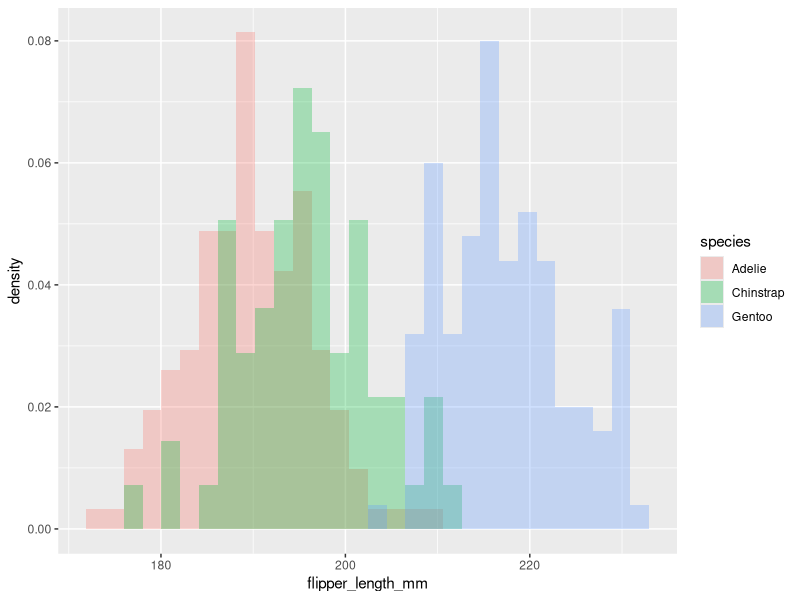
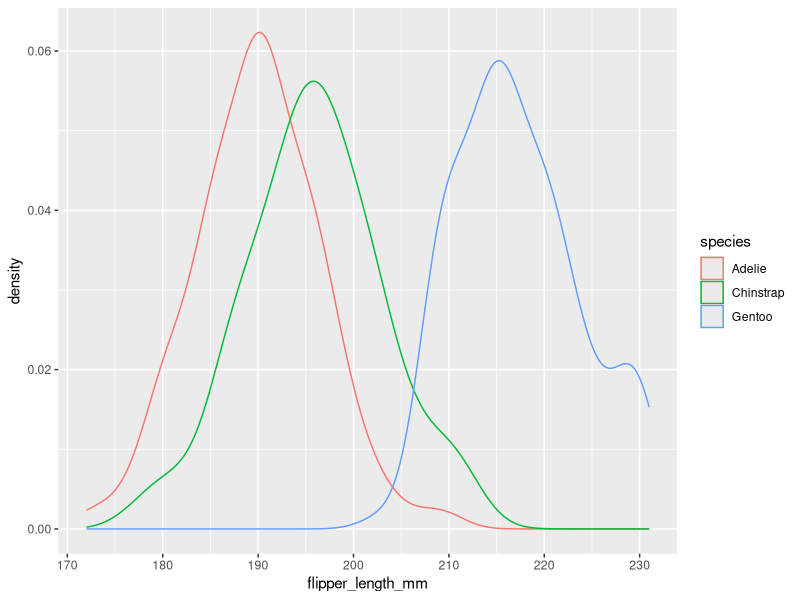
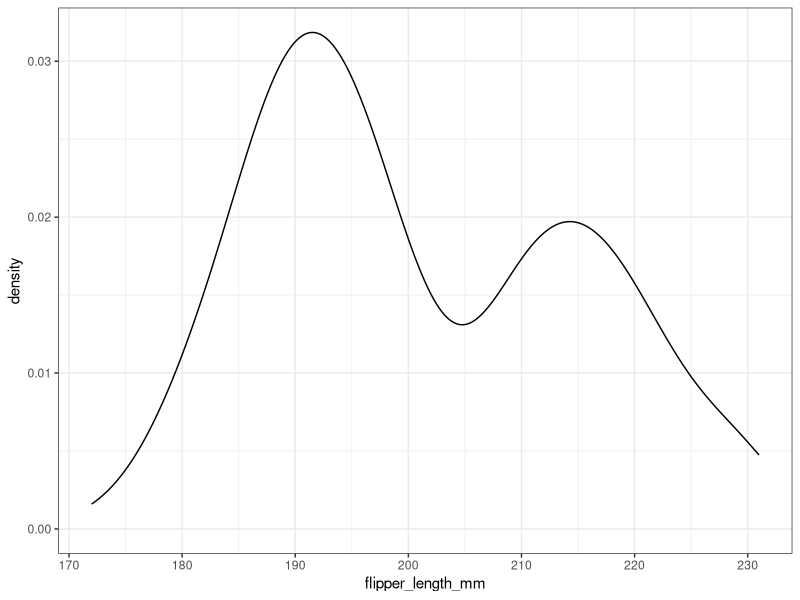
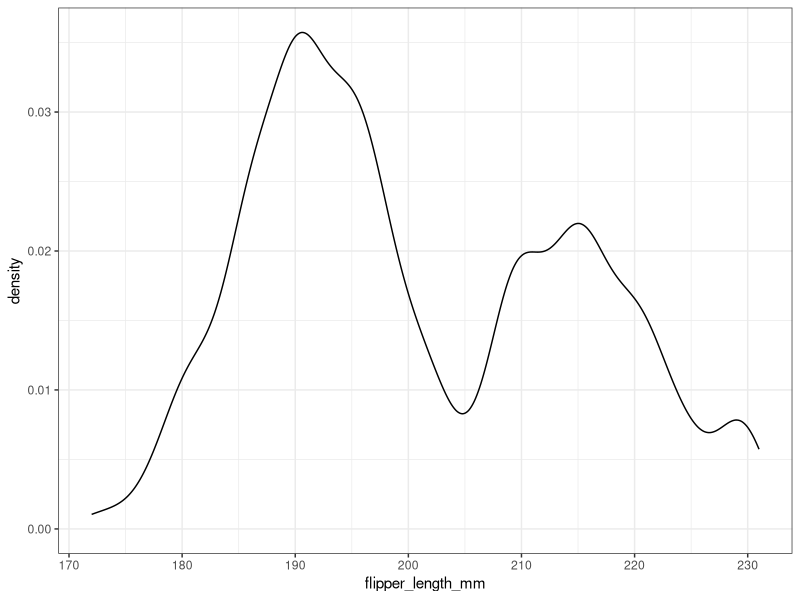
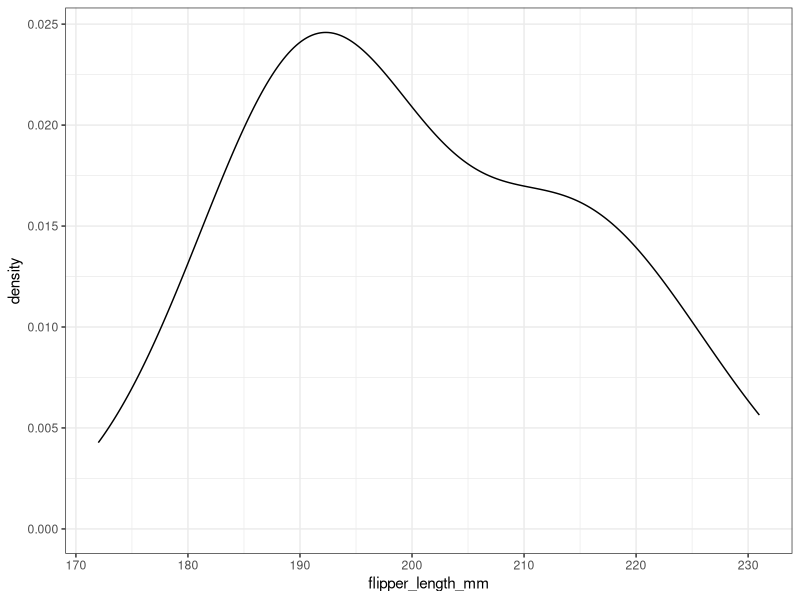
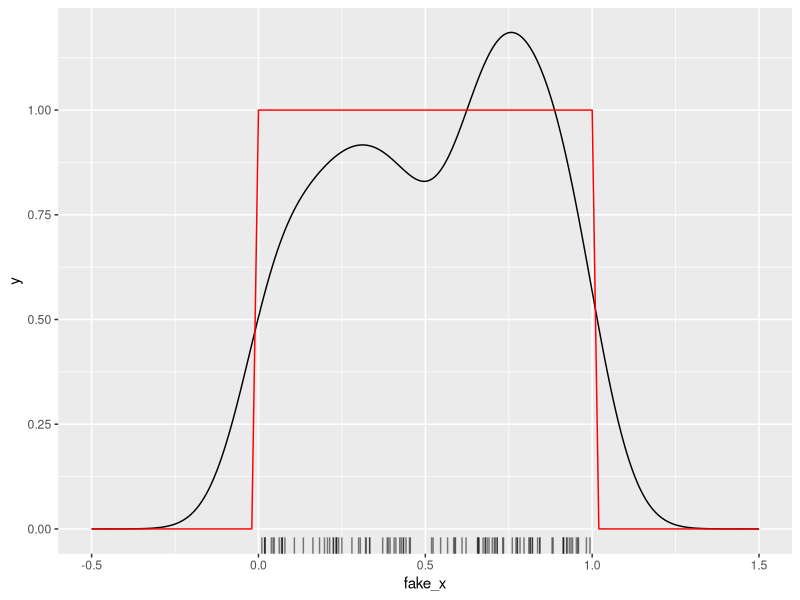
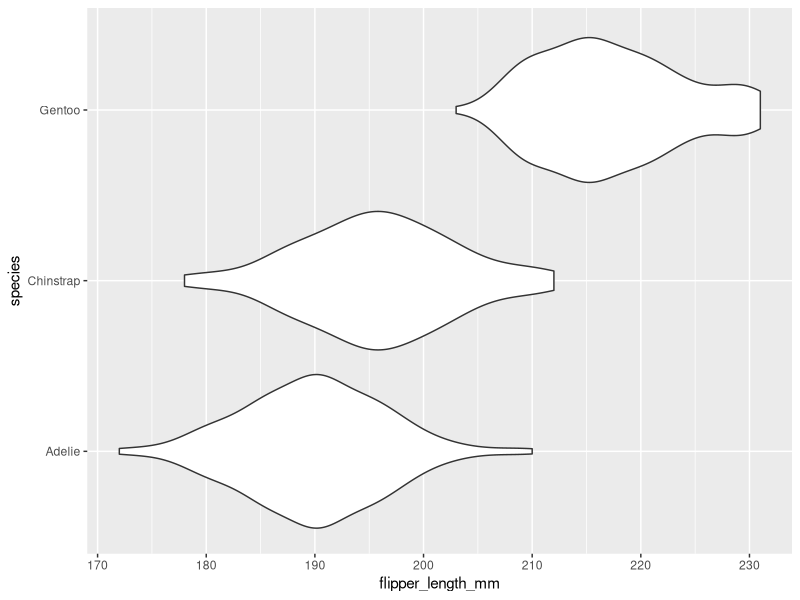
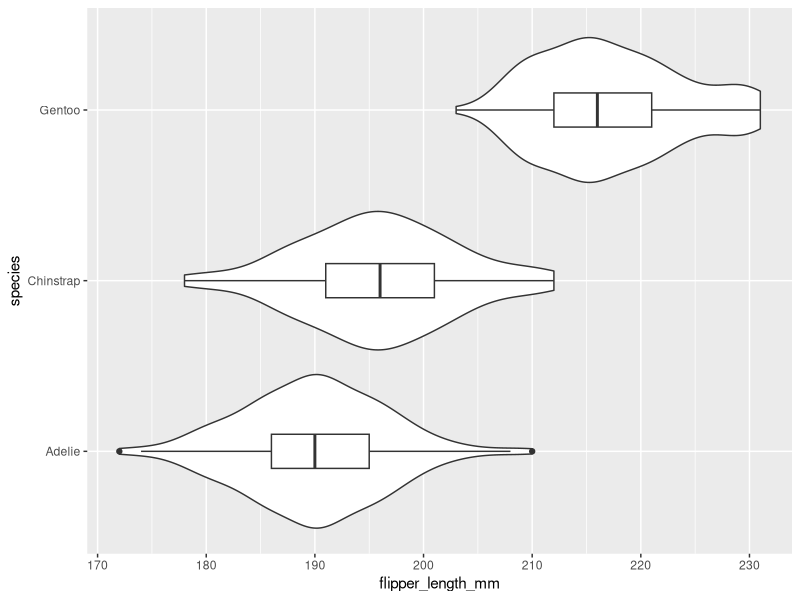

Reproduce these figures in R, in order.
## ---- chunk 1
#| include: false
knitr::opts_chunk$set(
  echo = TRUE,
  message = FALSE,
  warning = FALSE,
  fig.align = "center"
)

library(tidyverse)
library(palmerpenguins)
## ---- chunk 2
#| code-line-numbers: "3-4"
penguins |>
  ggplot(aes(x = flipper_length_mm)) + 
  geom_histogram(aes(y = after_stat(density), fill = species),
                 position = "identity", alpha = 0.3) 
## ---- chunk 3
#| code-line-numbers: "3"
penguins |>
  ggplot(aes(x = flipper_length_mm)) + 
  geom_density(aes(color = species))
## ---- chunk 4
#| code-line-numbers: "3"
penguins |>
  ggplot(aes(x = flipper_length_mm)) + 
  geom_density() +
  theme_bw()
## ---- chunk 5
#| code-line-numbers: "3"
penguins |>
  ggplot(aes(x = flipper_length_mm)) + 
  geom_density(adjust = 0.5) +
  theme_bw()
## ---- chunk 6
#| code-line-numbers: "3"
penguins |>
  ggplot(aes(x = flipper_length_mm)) + 
  geom_density(adjust = 2) +
  theme_bw()
## ---- chunk 7
#| label: bound-dens
set.seed(101)
bound_data <- tibble(fake_x = runif(100))

bound_data |>
  ggplot(aes(x = fake_x)) +
  geom_density() +
  geom_rug(alpha = 0.5) + #<<
  stat_function(data = 
                  tibble(fake_x = c(0, 1)),
                fun = dunif, color = "red") +
  scale_x_continuous(limits = c(-.5, 1.5))

## ---- chunk 8
#| code-line-numbers: "2-4"
penguins |>
  ggplot(aes(x = species, y = flipper_length_mm)) +
  geom_violin() +
  coord_flip()
## ---- chunk 9
#| code-line-numbers: "4"
penguins |>
  ggplot(aes(x = species, y = flipper_length_mm)) +
  geom_violin() + 
  geom_boxplot(width = .2) +
  coord_flip()
## ---- chunk 10
#| code-line-numbers: "1,3-4"
library(ggridges)
penguins |>
  ggplot(aes(x = flipper_length_mm, y = species)) +
  geom_density_ridges(rel_min_height = 0.01)
## ---- chunk 11
#| code-line-numbers: "1,3-4"
library(ggbeeswarm)
penguins |>
  ggplot(aes(x = flipper_length_mm, y = species)) +
  geom_beeswarm(cex = 1.5) +
  theme_bw()
